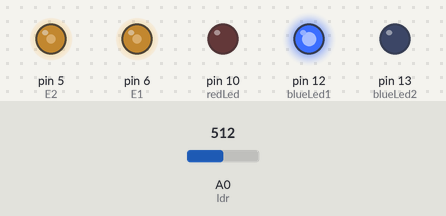
This sketch was run on a simulated Arduino Uno, built with avr-gcc and run on an emulated ATmega328P. Shown: output pins drawn as LEDs (lit = HIGH). The test bench sets the inputs (shaded band); at power-on: A0 (ldr) = 512. What the sketch prints to the serial monitor is not drawn.

Above: at 0.15 s.
Timing chart, 0 to 3.0 s (numbered marks = the images above):
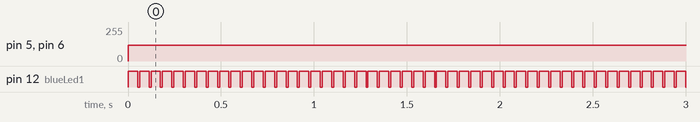

Measured:
- by itself, pin 5 (E2), pin 6 (E1): 0/255 → 120/255 at 0.00 s
- by itself, pin 12 (blueLed1): alternates HIGH for 0.05 s and LOW for 0.01 s

The sketch:

sketch_apr23a.ino
```cpp
int greenLed =133;
int blueLed1=12;
int blueLed2=13;
int redLed=10;
int ldr=A0;


int E1 = 6; //M1 Speed Control
int E2 = 5; //M2 Speed Control
int M1 = 8; //M1 Direction Control
int M2 = 7; //M2 Direction Control


void setup()
{
//pinMode (greenLed,OUTPUT);
pinMode (redLed,OUTPUT);

pinMode(blueLed1,OUTPUT);
pinMode(blueLed2,OUTPUT);

pinMode(ldr,INPUT);
Serial.begin(9600);
}

void loop()
{
//Blink(greenLed,redLed);


//int ldrValue  =analogRead(ldr);
//Serial.println(ldrValue*2);
//delay(2000);


//digitalWrite(greenLed,HIGH);
//digitalWrite(redLed,HIGH);
//Blink(blueLed1,blueLed2);

reverse(120,120);


Blink(blueLed1,blueLed2);
delay(10);

//delay(3000);
//backward(200);
//delay(3000);
//delay(3000);
//forward(100,255);
//delay(5000);
}
void Blink(int greenLed,int redLed)
{
  int ambientValue=0;
  for (int count=0;count<5;count++)
{
  ambientValue+=analogRead(ldr);
}
int environmentValue = ambientValue/5;


  int baseLine =55;

digitalWrite(greenLed,HIGH);
int greenValue1=analogRead(ldr);
Serial.println("Average intensity");
//Serial.println(greenValue1*2);

int intensityValue= 0;

for (int count=0;count<5;count++)
{
  intensityValue+=analogRead(ldr);
}
int averageIntensity = intensityValue/5;

/**int changer=0;
for (int count=0;count<5;count++)
{
  changer+=analogRead(ldr);
}

int checkingValue=changer/5;**/
int sum=environmentValue-averageIntensity;
int diff=averageIntensity-environmentValue;

if (sum>3||diff>3){
  //Serial.println("Current Color intensity");
 // int current = analogRead(ldr);
    left(120,120);
}
  //Serial.println("Average intensity");


//Serial.println(averageIntensity);
//if(averageIntensity>baseLine)
//{
//// blue box move left
//left('255','255');
//}
//else
//{
////other colored box move right.
//right('255','255');
//}

delay(50);

digitalWrite(greenLed,LOW);

//digitalWrite(redLed,HIGH);
//int redValue=analogRead(ldr);
//delay(1000);

//if(redvalue<greenValue)
//{
  //send value to server
//}else if(greenValue<redValue)
//{
//send


//digitalWrite(redLed,LOW);

//digitalWrite(greenLed,HIGH);
//delay(2000);
}


//----------------------------------------------------------
void stop(void) //Stop
{
digitalWrite(E1,LOW);
digitalWrite(E2,LOW);
}

void forward(char a,char b)
{
analogWrite (E1,a);
digitalWrite(M1,LOW);
analogWrite (E2,b);
digitalWrite(M2,LOW);
}
void reverse (char a,char b)
{
analogWrite (E1,a);
digitalWrite(M1,HIGH);
analogWrite (E2,b);
digitalWrite(M2,HIGH);
}
void left (char a,char b)
{
analogWrite (E1,a);
digitalWrite(M1,HIGH);
analogWrite (E2,b);
digitalWrite(M2,LOW);
//delay(3000);
}
void right (char a,char b)
{
analogWrite (E1,a);
digitalWrite(M1,LOW);
analogWrite (E2,b);
digitalWrite(M2,HIGH);
//delay(3000);
}
```
